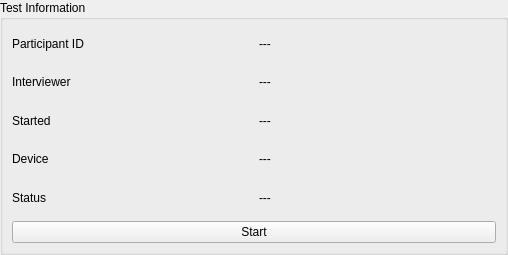
<?xml version="1.0" encoding="UTF-8"?>
<ui version="4.0">
 <class>TestInfoWidget</class>
 <widget class="QWidget" name="TestInfoWidget">
  <property name="geometry">
   <rect>
    <x>0</x>
    <y>0</y>
    <width>508</width>
    <height>255</height>
   </rect>
  </property>
  <property name="sizePolicy">
   <sizepolicy hsizetype="Expanding" vsizetype="Fixed">
    <horstretch>0</horstretch>
    <verstretch>0</verstretch>
   </sizepolicy>
  </property>
  <property name="windowTitle">
   <string>Form</string>
  </property>
  <layout class="QVBoxLayout" name="verticalLayout">
   <property name="spacing">
    <number>8</number>
   </property>
   <property name="leftMargin">
    <number>0</number>
   </property>
   <property name="topMargin">
    <number>0</number>
   </property>
   <property name="rightMargin">
    <number>0</number>
   </property>
   <property name="bottomMargin">
    <number>0</number>
   </property>
   <item>
    <widget class="QGroupBox" name="groupBox">
     <property name="sizePolicy">
      <sizepolicy hsizetype="Minimum" vsizetype="Minimum">
       <horstretch>0</horstretch>
       <verstretch>0</verstretch>
      </sizepolicy>
     </property>
     <property name="title">
      <string>Test Information</string>
     </property>
     <layout class="QVBoxLayout" name="verticalLayout_2">
      <property name="spacing">
       <number>9</number>
      </property>
      <item>
       <layout class="QHBoxLayout" name="barcode">
        <property name="sizeConstraint">
         <enum>QLayout::SizeConstraint::SetMinimumSize</enum>
        </property>
        <property name="leftMargin">
         <number>0</number>
        </property>
        <item>
         <widget class="QLabel" name="barcodeLabel">
          <property name="sizePolicy">
           <sizepolicy hsizetype="Preferred" vsizetype="Minimum">
            <horstretch>0</horstretch>
            <verstretch>0</verstretch>
           </sizepolicy>
          </property>
          <property name="text">
           <string>Participant ID</string>
          </property>
          <property name="margin">
           <number>4</number>
          </property>
         </widget>
        </item>
        <item>
         <widget class="QLabel" name="barcodeValue">
          <property name="sizePolicy">
           <sizepolicy hsizetype="Preferred" vsizetype="Minimum">
            <horstretch>0</horstretch>
            <verstretch>0</verstretch>
           </sizepolicy>
          </property>
          <property name="text">
           <string>---</string>
          </property>
          <property name="alignment">
           <set>Qt::AlignmentFlag::AlignLeading|Qt::AlignmentFlag::AlignLeft|Qt::AlignmentFlag::AlignVCenter</set>
          </property>
          <property name="margin">
           <number>4</number>
          </property>
         </widget>
        </item>
       </layout>
      </item>
      <item>
       <layout class="QHBoxLayout" name="interviewer">
        <property name="sizeConstraint">
         <enum>QLayout::SizeConstraint::SetMinimumSize</enum>
        </property>
        <item>
         <widget class="QLabel" name="interviewerLabel">
          <property name="sizePolicy">
           <sizepolicy hsizetype="Preferred" vsizetype="Minimum">
            <horstretch>0</horstretch>
            <verstretch>0</verstretch>
           </sizepolicy>
          </property>
          <property name="text">
           <string>Interviewer</string>
          </property>
          <property name="margin">
           <number>4</number>
          </property>
         </widget>
        </item>
        <item>
         <widget class="QLabel" name="interviewerValue">
          <property name="sizePolicy">
           <sizepolicy hsizetype="Preferred" vsizetype="Minimum">
            <horstretch>0</horstretch>
            <verstretch>0</verstretch>
           </sizepolicy>
          </property>
          <property name="text">
           <string>---</string>
          </property>
          <property name="alignment">
           <set>Qt::AlignmentFlag::AlignLeading|Qt::AlignmentFlag::AlignLeft|Qt::AlignmentFlag::AlignVCenter</set>
          </property>
          <property name="margin">
           <number>4</number>
          </property>
         </widget>
        </item>
       </layout>
      </item>
      <item>
       <layout class="QHBoxLayout" name="horizontalLayout">
        <item>
         <widget class="QLabel" name="startedLabel">
          <property name="text">
           <string>Started</string>
          </property>
          <property name="margin">
           <number>4</number>
          </property>
         </widget>
        </item>
        <item>
         <widget class="QLabel" name="startedValue">
          <property name="text">
           <string>---</string>
          </property>
          <property name="margin">
           <number>4</number>
          </property>
         </widget>
        </item>
       </layout>
      </item>
      <item>
       <layout class="QHBoxLayout" name="deviceStatus">
        <property name="sizeConstraint">
         <enum>QLayout::SizeConstraint::SetMinimumSize</enum>
        </property>
        <item>
         <widget class="QLabel" name="deviceStatusLabel">
          <property name="sizePolicy">
           <sizepolicy hsizetype="Preferred" vsizetype="Minimum">
            <horstretch>0</horstretch>
            <verstretch>0</verstretch>
           </sizepolicy>
          </property>
          <property name="text">
           <string>Device</string>
          </property>
          <property name="margin">
           <number>4</number>
          </property>
         </widget>
        </item>
        <item>
         <widget class="QLabel" name="deviceStatusValue">
          <property name="sizePolicy">
           <sizepolicy hsizetype="Preferred" vsizetype="Minimum">
            <horstretch>0</horstretch>
            <verstretch>0</verstretch>
           </sizepolicy>
          </property>
          <property name="text">
           <string>---</string>
          </property>
          <property name="alignment">
           <set>Qt::AlignmentFlag::AlignLeading|Qt::AlignmentFlag::AlignLeft|Qt::AlignmentFlag::AlignVCenter</set>
          </property>
          <property name="margin">
           <number>4</number>
          </property>
         </widget>
        </item>
       </layout>
      </item>
      <item>
       <layout class="QHBoxLayout" name="horizontalLayout_2">
        <item>
         <widget class="QLabel" name="statusLabel">
          <property name="text">
           <string>Status</string>
          </property>
          <property name="margin">
           <number>4</number>
          </property>
         </widget>
        </item>
        <item>
         <widget class="QLabel" name="statusValue">
          <property name="text">
           <string>---</string>
          </property>
          <property name="margin">
           <number>4</number>
          </property>
         </widget>
        </item>
       </layout>
      </item>
      <item>
       <widget class="QPushButton" name="startButton">
        <property name="text">
         <string>Start</string>
        </property>
       </widget>
      </item>
     </layout>
    </widget>
   </item>
  </layout>
 </widget>
 <resources/>
 <connections/>
</ui>
